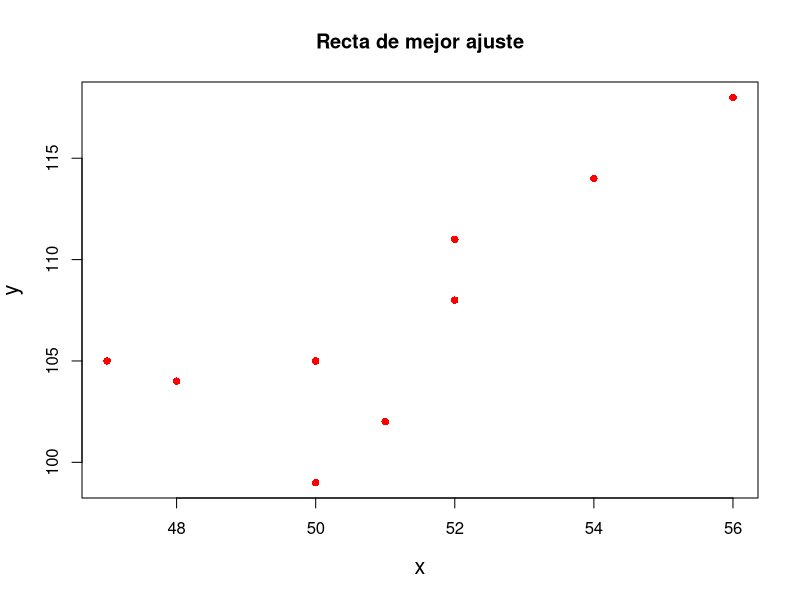

Write R code to recreate this figure. (Note: this script raises an error after producing the figure.)
library(dplyr)
library(ggplot2)
library(readxl)
library(pracma)

#obtener datos
datos <- read_excel("Datos.xlsx",sheet="Lineal")

#ingresar arrays a funcion polyfit
p <- polyfit(datos$x, datos$y, 1)

#mostrar coeficientes
p

#graficar data
plot(datos$x, datos$y, pch=16, cex.lab = 1.3, col = "red", xlab="x", ylab="y", main="Recta de mejor ajuste")

#graficar recta de ajuste
yf <- polyval(p, x)
lines(datos$x, yf, col="blue")